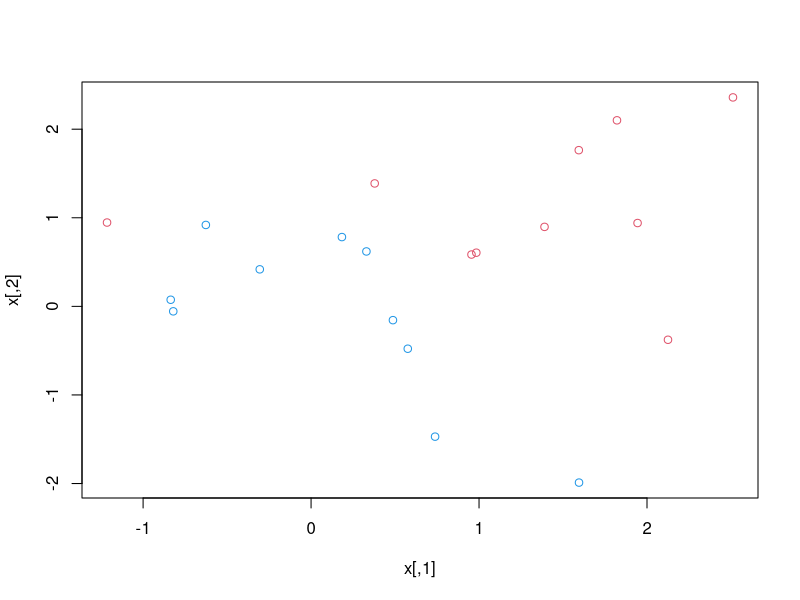
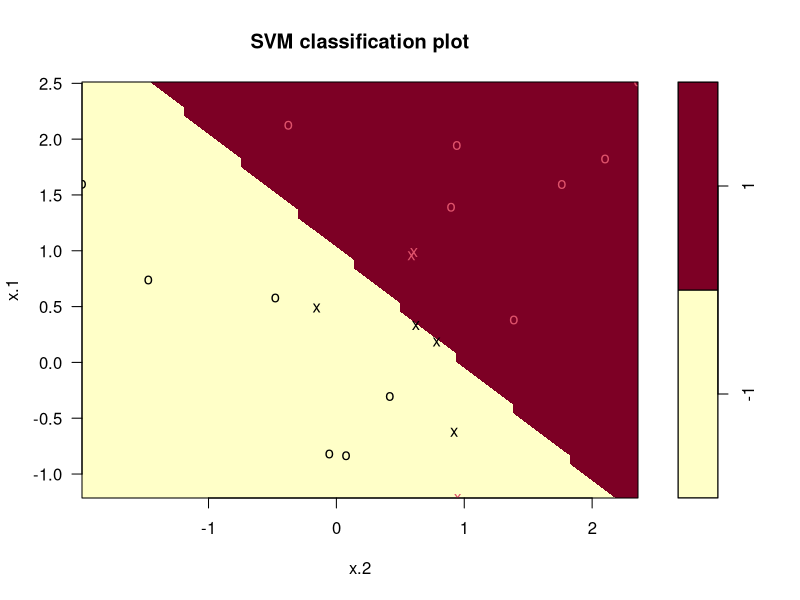
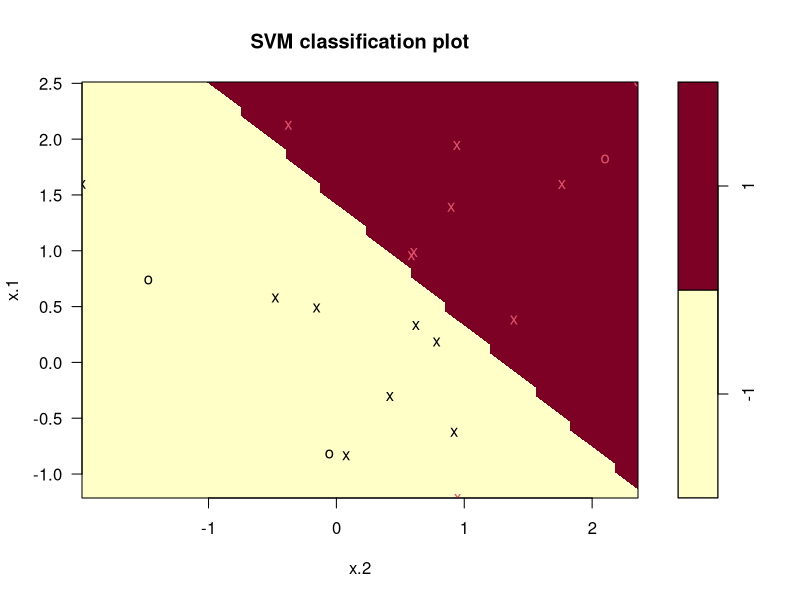
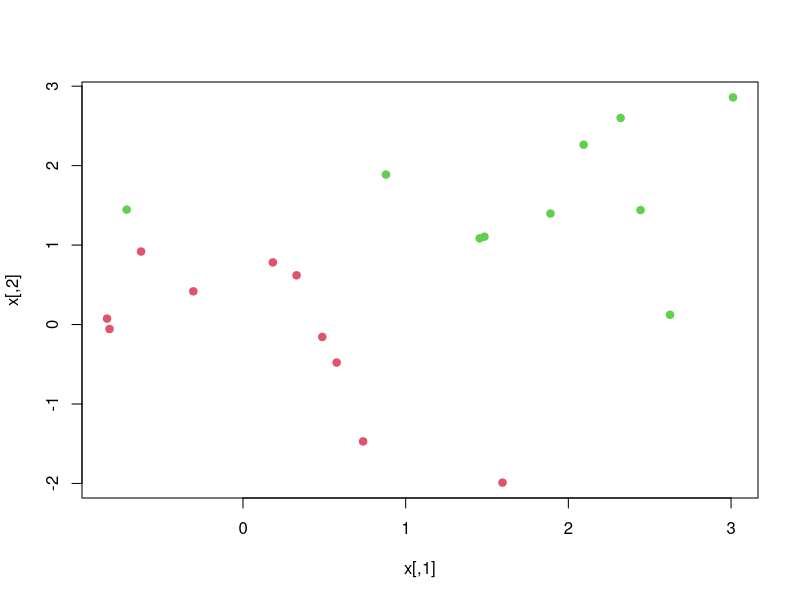

Write R code to recreate these figures, in order.
library(e1071)

# Criando dados fictício para a analise
set.seed(1)
x=matrix(rnorm(20*2), ncol=2)
y=c(rep(-1,10), rep(1,10))
x[y==1,]=x[y==1,]+1
plot(x, col=(3-y))

dat = data.frame(x=x, y=as.factor(y))
#kernel linear é usado para dados lineares. cost qto maior mas overfit e menor mais underfit
#scale=FALSE faz com que a função não escale variaveis com media zero ou desvio padrão 1
svmfit=svm(y~.,data=dat,kernel="linear",cost=10,scale=FALSE)

#Gera um gráfico com a separação das classes
plot(svmfit, dat)

#Este dados é as observações que fazem parte 7 vetores de suporte (Numero de observações dentro da margem???)
svmfit$index

#Para mais detalhes do modelo
summary(svmfit)

svmfit=svm(y~.,data=dat,kernel="linear",cost=0.1,scale=FALSE)
plot(svmfit, dat)
# Com a nova parametrização com o custo menorm a quantidade de vetores aumentou pois a margem esta maior
svmfit$index

#tune é uma forma de fazer o CV do SVM
set.seed(1)
tune.out=tune(svm, y~.,data=dat,kernel="linear",ranges = list(cost=c(0.001, 0.01, 0.1, 1, 5, 10, 100)))

#Aqui é apresentado o resumo com os melhores parametros
summary(tune.out)

#Pegando o melhor modelo
bestmod=tune.out$best.model
summary(bestmod)

#Gerando os dados de teste
xtest=matrix(rnorm(20*2),ncol=2)
ytest=sample(c(-1,1), 20, rep=TRUE)
xtest[ytest==1,]=xtest[ytest==1,]+1
testdat=data.frame(x=xtest, y=as.factor(ytest))

#Prevendo com o melhor modelo CV
ypred = predict(bestmod, testdat)
table(predict = ypred, truth=testdat$y)

#Testando com um custo diferente
svmfit=svm(y~.,data=dat,kernel="linear",cost=0.01,scale=FALSE)
ypred = predict(svmfit, testdat)
table(predict = ypred, truth=testdat$y)
#Resulta mostra uma curaciadade inferior

#Agora com dados com uma separação claramente linear
x[y==1,]=x[y==1,]+0.5
plot(x, col=(y+5)/2, pch=19)

dat=data.frame(x=x, y=as.factor(y))
svmfit=svm(y~.,data=dat,kernel="linear",cost=1e5)
#Gerou uma margem com apenas 3 vetores de suporte
summary(svmfit)

#Alterando o custo para 1
svmfit=svm(y~.,data=dat,kernel="linear",cost=1)
# Este modelo uso 7 vetores e provavelmente terá um desempenho melhor do que o custo de 1e5
summary(svmfit)
